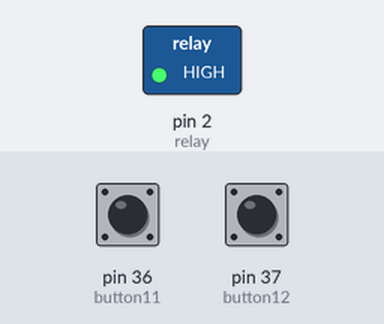
The sketch below on a simulated Arduino Mega 2560, built with avr-gcc and run on an emulated ATmega2560. On the bench: switched loads named in the sketch (green lamp = pin HIGH). The test bench sets the inputs (shaded band); at power-on: pin 36 (button11) HIGH, pin 37 (button12) HIGH.

Above: at 0.1 s.
Timing chart, 0 to 1.6 s (numbered marks = the images above):
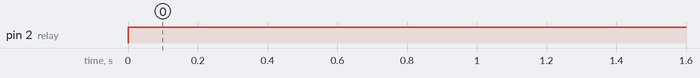

Measured:
- by itself, pin 2 (relay): LOW → HIGH at 0.00 s

The sketch:

1.powerboard.ino
```cpp
int button11 = 36;
int button12 = 37;
int button13 = 4;
int button14 = 5;
int button15 = 6;
int button16 = 7;
int button17= 8;
int button21 = 22;
int button22 = 23;
int button23 = 28;
int button24 = 29;
int button25 = 42;
int button26 = 43;
int button27 = 52;
int relay = 2;

void setup() {
  pinMode(relay, OUTPUT);
  pinMode(button11, INPUT_PULLUP);
  pinMode(button12, INPUT_PULLUP);
  pinMode(button13, INPUT_PULLUP);
  pinMode(button14, INPUT_PULLUP);
  pinMode(button15, INPUT_PULLUP);
  pinMode(button16, INPUT_PULLUP);
  pinMode(button17, INPUT_PULLUP);
  pinMode(button21, INPUT_PULLUP);
  pinMode(button22, INPUT_PULLUP);
  pinMode(button23, INPUT_PULLUP);
  pinMode(button24, INPUT_PULLUP);
  pinMode(button25, INPUT_PULLUP);
  pinMode(button26, INPUT_PULLUP);
  pinMode(button27, INPUT_PULLUP);
}

void loop() {
  digitalWrite(relay, HIGH);
  if(digitalRead(button11) == HIGH) {
    if(digitalRead(button12) == LOW) {
      if(digitalRead(button13) == HIGH) {
        if(digitalRead(button14) == HIGH) {
          if(digitalRead(button15) == LOW) {
            if(digitalRead(button16) == HIGH) {
              if(digitalRead(button17) == LOW){
                if(digitalRead(button21) == LOW) {
                  if(digitalRead(button22) == HIGH) {
                    if(digitalRead(button23) == LOW) {
                      if(digitalRead(button24) == HIGH) {
                        if(digitalRead(button25) == HIGH) {
                          if(digitalRead(button26) == LOW) {
                            if(digitalRead(button27) == HIGH) {
                              digitalWrite(relay, LOW);
                              delay(200);
                            }
                          }
                        }
                      }
                    }
                  }
                }
              }
            }
          }
        }
      }
    }
  }
}
```
